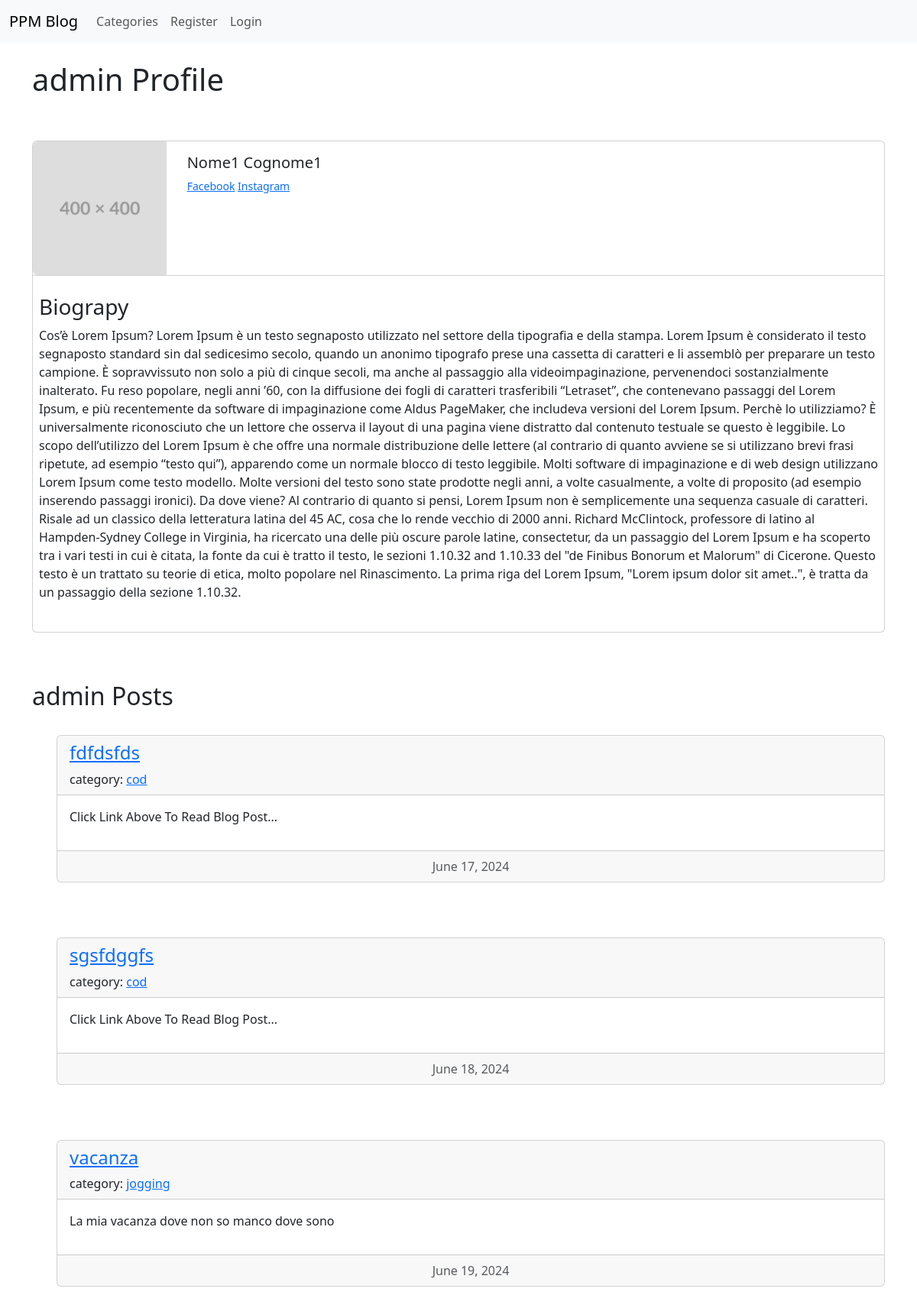
Page /autentification/1/profile/ on the earlier database version.
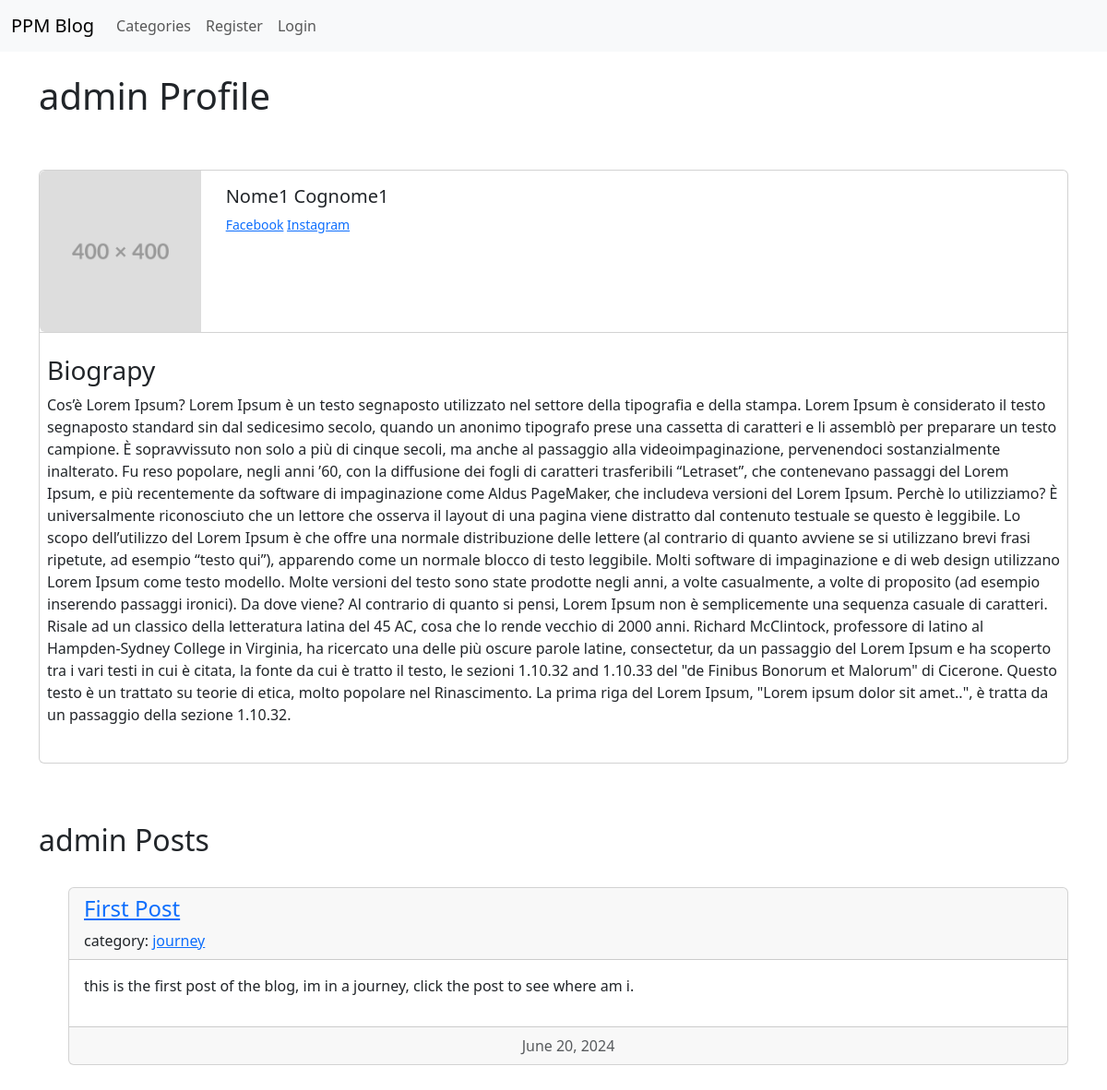
Same page on the later database version.
### theblog/models.py (models this page shows, shortened)
class Profile(models.Model):
    user = models.OneToOneField(User, null=True, on_delete=models.CASCADE)
    bio = models.TextField()
    profile_pic = models.ImageField(null=True, blank=True, upload_to='images/profile/', default='images/default/default_profile.png')
    fb_url = models.CharField(max_length=255, null=True, blank=True)
    instagram_url = models.CharField(max_length=255, null=True, blank=True)

class Post(models.Model):
    title = models.CharField(max_length=255)
    header_image = models.ImageField(null=True, blank=True, upload_to="images/")
    title_tag = models.CharField(max_length=255)
    author = models.ForeignKey(User, on_delete=models.CASCADE)
    body = RichTextField(blank=True, null=True)
    post_date = models.DateField(auto_now_add=True)
    category = models.CharField(max_length=255, default='uncategory')
    snippet = models.CharField(max_length=255, default='Click Link Above To Read Blog Post...')
    likes = models.ManyToManyField(User, related_name='blog_posts')
    unlikes = models.ManyToManyField(User, related_name='blog_posts_u')

### autentification/views.py (the view)
# urls.py: path('<int:pk>/profile/', ShowProfilePageView.as_view(), name='show_profile_page'),
class ShowProfilePageView(DetailView):
    model = Profile
    template_name = 'registration/user_profile.html'
    def get_context_data(self, *args, **kwargs):
        allposts = Post.objects.all()
        context = super(ShowProfilePageView, self).get_context_data(*args, **kwargs)
        page_user = get_object_or_404(Profile, id=self.kwargs['pk'])
        context['page_user'] = page_user
        context['allposts'] = allposts
        return context

### autentification/templates/registration/user_profile.html (shortened to what this page needs)
{% extends 'base.html' %}
{% block content %}
    <h1>{{ page_user.user.username}} Profile</h1>
    <br/><br/>
    <div class="card mb-3">
      <div class="row g-0" style="border-bottom: 1px solid lightgray">
        <div class="col-md-2">
            {% if page_user.profile_pic.url %}
                <img src="{{ page_user.profile_pic.url }}" class="rounded-start" width="175" height="175">
            {% endif %}
        </div>
        <div class="col-md-10">
          <div class="card-body">
              <h5 class="card-title">{{ page_user.user.first_name }} {{ page_user.user.last_name }}</h5>
              <p class="small text-muted">
                  {% if page_user.fb_url %}
                    <a href="{{ page_user.fb_url }}">Facebook</a>
                  {% endif %}
                  {% if page_user.instagram_url %}
                    <a href="{{ page_user.instagram_url }}">Instagram</a>
                  {% endif %}
              </p>
          </div>
        </div>
      </div>
      <div class="row">
            <div>
                <br/>
                <h3 class="px-2">Biograpy</h3>
                <p class="card-text px-2">{{ page_user.bio | safe }}</p>
                <br/>
            </div>
      </div>
    </div>
    <br/><br/>
    <h2>{{ page_user.user.username }} Posts</h2>
    <br/>
    <ul>
    {% for post in allposts %}
        {% if page_user.user.id == post.author.id %}
    	<li style="list-style-type: none">
            <div class="card">
              <div class="card-header">
                  <h4><a href="{% url 'article-detail' post.pk %}">{{ post.title }}</a></h4>
                  category: <a href="{% url 'category' post.category|slugify %}">{{ post.category }}</a>
              </div>
              <div class="card-body">
                <p>{{ post.snippet | slice:":500" | safe}}</p>
              </div>
              <div class="card-footer text-body-secondary text-center">
                {{ post.post_date }}
              </div>
            </div>
            <br/><br/><br/>
        </li>
        {% endif %}
    {% endfor %}
    </ul>
{% endblock %}

### theblog/templates/base.html (shortened to what this page needs)
<!doctype html>
<html lang="en">
  <head>
    <link href="https://cdn.jsdelivr.net/npm/bootstrap@5.3.3/dist/css/bootstrap.min.css" rel="stylesheet">
  </head>
  <body>
      <nav class="navbar navbar-expand-lg bg-body-tertiary">
      <div class="container-fluid">
        <a class="navbar-brand" href="{% url 'home' %}">PPM Blog</a>
        <div class="collapse navbar-collapse" id="navbarSupportedContent">
          <ul class="navbar-nav me-auto mb-2 mb-lg-0">
                <li class="nav-item">
                      <a class="nav-link" href="{% url 'category_list' %}">Categories</a>
                  </li>
              {% if user.is_authenticated %}
                  <li class="nav-item">
                      <a class="nav-link" href="{% url 'add_post' %}">Add Post</a>
                  </li>
                  {% if user.username == 'admin' %}
                  <li class="nav-item">
                      <a class="nav-link" href="{% url 'add_category' %}">Add Category</a>
                  </li>
                  {% endif %}
              {% else %}
                  <li class="nav-item">
                      <a class="nav-link" href="{% url 'register' %}">Register</a>
                  </li>
                  <li class="nav-item">
                      <a class="nav-link" href="{% url 'login' %}">Login</a>
                  </li>
              {% endif %}
          </ul>
        </div>
      </div>
    </nav>
      <br/>
      <div class="container">
        {% block content %}
        {% endblock %}
      </div>
  </body>
</html>

Differences in the rows shown:
removed Post: title "fdfdsfds", category "cod", snippet "Click Link Above To Read Blog Post...", post_date "June 17, 2024"
removed Post: title "sgsfdggfs", category "cod", snippet "Click Link Above To Read Blog Post...", post_date "June 18, 2024"
removed Post: title "vacanza", category "jogging", snippet "La mia vacanza dove non so manco dove sono", post_date "June 19, 2024"
added Post: title "First Post", category "journey", snippet "this is the first post of the blog, im in a journey, click the post to see where am i.", post_date "June 20, 2024"
